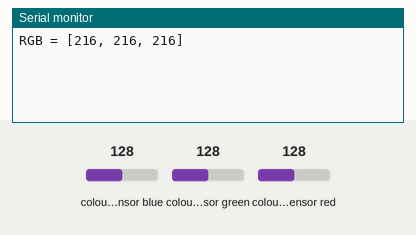
Simulated run of this sketch. Board: Arduino Uno, built with avr-gcc and run on an emulated ATmega328P. On the bench: the last lines printed to the serial monitor. Wiring (inferred from the names in the program): TCS3200 colour sensor: output pin 11; S2 pin 9; S3 pin 8; S0 pin 6; S1 pin 7. Inputs (shaded band) come from the test bench; at power-on: colour sensor blue 128, colour sensor green 128, colour sensor red 128.

Above: at 1.2 s.
1.3 s: colour sensor blue set to 191
At 2.2 s:
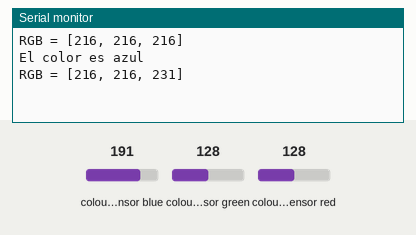
3.7 s: colour sensor green set to 250
At 4.4 s:
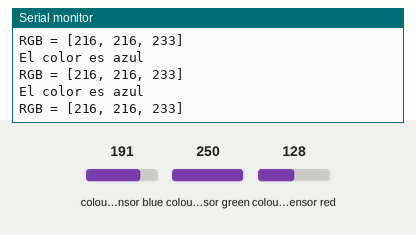
6.7 s: colour sensor red set to 5
At 7.5 s:
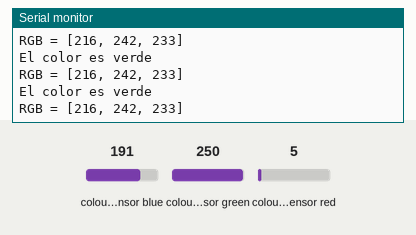
Timing chart, 0 to 9.7 s (numbered marks = the images above; inputs shaded):
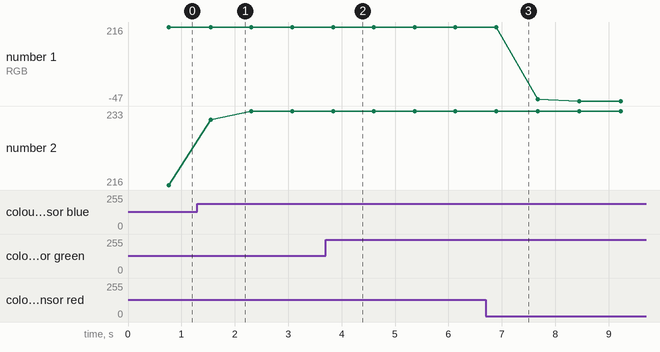

Measured:
- after the input at 1.3 s, the serial monitor: prints a new line after 0.23 s (image 1)
- plotted number 1: 216 → -47 after the input at 6.7 s
- plotted number 2: 216 → 233 after the input at 1.3 s

The sketch:

color_sensor.ino
```cpp
/***
 *   Complete project details at https://randomnerdtutorials.com
*********/

// TCS230 or TCS3200 pins wiring to Arduino
#define S0 6
#define S1 7
#define S2 9
#define S3 8
#define sensorOut 11
#define del 5
#define samples 50

// Stores frequency read by the photodiodes
int redFrequency = 0;
int greenFrequency = 0;
int blueFrequency = 0;
//int samples = 50;
int redMean = 0;
int greenMean = 0;
int blueMean = 0;

int redRGB = 0;
int blueRGB = 0;
int greenRGB = 0;


void setup() {
  // Setting the outputs
  pinMode(S0, OUTPUT);
  pinMode(S1, OUTPUT);
  pinMode(S2, OUTPUT);
  pinMode(S3, OUTPUT);

  // Setting the sensorOut as an input
  pinMode(sensorOut, INPUT);

  // Setting frequency scaling to 20%
  digitalWrite(S0,HIGH);
  digitalWrite(S1,LOW);

   // Begins serial communication
  Serial.begin(9600);
}
void loop() {
  // Setting RED (R) filtered photodiodes to be read
  digitalWrite(S2,LOW);
  digitalWrite(S3,LOW);

  // Reading the output frequency
  //redFrequency = pulseIn(sensorOut, LOW);
  for (int i=0; i<samples; i++){
    redFrequency = pulseIn(sensorOut, LOW);
    redMean=redMean+redFrequency;
    delay(del);
  }

  redMean=redMean/samples;


   // Printing the RED (R) value
 // Serial.print("R = ");
  //Serial.print(redMean);
  //delay(100);

  // Setting GREEN (G) filtered photodiodes to be read
  digitalWrite(S2,HIGH);
  digitalWrite(S3,HIGH);

  // Reading the output frequency

  for (int i=0; i<samples; i++){
    greenFrequency = pulseIn(sensorOut, LOW);
    greenMean=greenMean+greenFrequency;
    delay(del);
  }

  greenMean=greenMean/samples;

  // Printing the GREEN (G) value
  //Serial.print(" G = ");
  //Serial.print(greenMean);

  // Setting BLUE (B) filtered photodiodes to be read
  digitalWrite(S2,LOW);
  digitalWrite(S3,HIGH);

  // Reading the output frequency

  for (int i=0; i<samples; i++){
    blueFrequency = pulseIn(sensorOut, LOW);
    blueMean=blueMean+blueFrequency;
    delay(del);
  }

  blueMean=blueMean/samples;

  // Printing the BLUE (B) value
  //Serial.print(" B = ");
  //Serial.println(blueMean);


  redRGB=map(redMean,180,14,0,255);
  blueRGB=map(blueMean,180,14,0,255);
  greenRGB=map(greenMean,180,14,0,255);


  if (blueMean<redMean && blueMean < greenMean){
    Serial.println("El color es azul");
  }


  if (greenMean<redMean && greenMean < blueMean){
    Serial.println("El color es verde");
  }


  if (redMean<blueMean && redMean < greenMean){
    Serial.println("El color es rojo");
  }


  Serial.print("RGB = [");
  Serial.print(redRGB);
  Serial.print(", ");
  Serial.print(greenRGB);
  Serial.print(", ");
  Serial.print(blueRGB);
  Serial.println("]");
}
```
